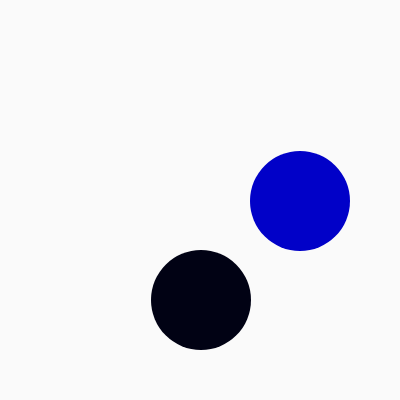
Frame 1 (no input)
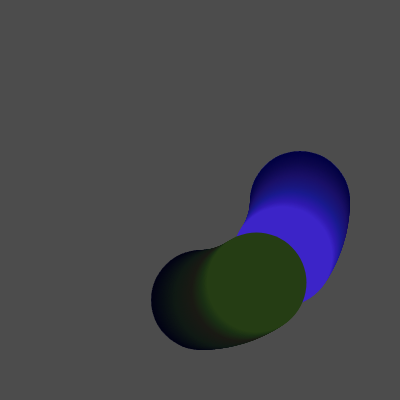
Frame 60 (no input)
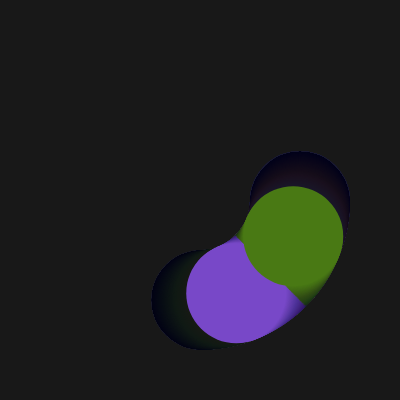
Frame 120 (the mouse pressed at the canvas centre since frame 60)

The p5.js sketch that drew these frames (run headless with seeded random() and noise() and a simulated clock; from frame 60 on, the mouse is pressed at the canvas centre):

// p5.js sketch
// ── sketch.js
let r = 1;
let g = 1;
let r1;
let g1;
let r_pace = 0.5;
let g_pace = 0.3;
let bg_x;
let bg_y;
let bg_x1;
let bg_y1;
let sm_r = 255;
let sm_g = 204;
let p1x = bg_x;
let p1y = bg_y;
let pace1x = 1.2;
let pace1y = 1;
function setup() {
  createCanvas(400, 400);
}

function draw() {
  // background
  noStroke();
  background(0,5);
  fill(r, g, 200);
  r += r_pace;
  g += g_pace;
  if (r > 250 || r < 0){
    r_pace = -r_pace;
  }
  if(g > 250|| g < 0){
    g_pace = -g_pace;
  }

  bg_x = width / 2 + cos(frameCount / 100) * 100;
  bg_y = height / 2 + sin(frameCount / 100)* 100;
  circle(bg_x, bg_y,100);
  
  // fill(sm_r, sm_g, 213)
  // circle(p1x, p1y, 30)
  // p1x += pace1x
  // p1y += 5 * cos(p1x* 0.05)
  // if (p1x > width + 100){
  //   p1x = 0
  // }
  // if(p1y > 100 || p1y < 500){
  //   pace1y = -pace1y
  // }
  fill(g, r, 20);
  r += r_pace;
  g += g_pace;
  if (r > 250 || r < 0){
    r_pace = -r_pace;
  }
  if(g > 250|| g < 0){
    g_pace = -g_pace;
  }

  bg_x1 = width / 2 + sin(frameCount / 100) * 100;
  bg_y1 = height / 2 + cos(frameCount / 100)* 100;
  circle(bg_x1, bg_y1,100);
  if(bg_x == bg_x1 & bg_y == bg_y1){
    fill(255)
    circle(bg_x,bg_y, 300)
  }
}
